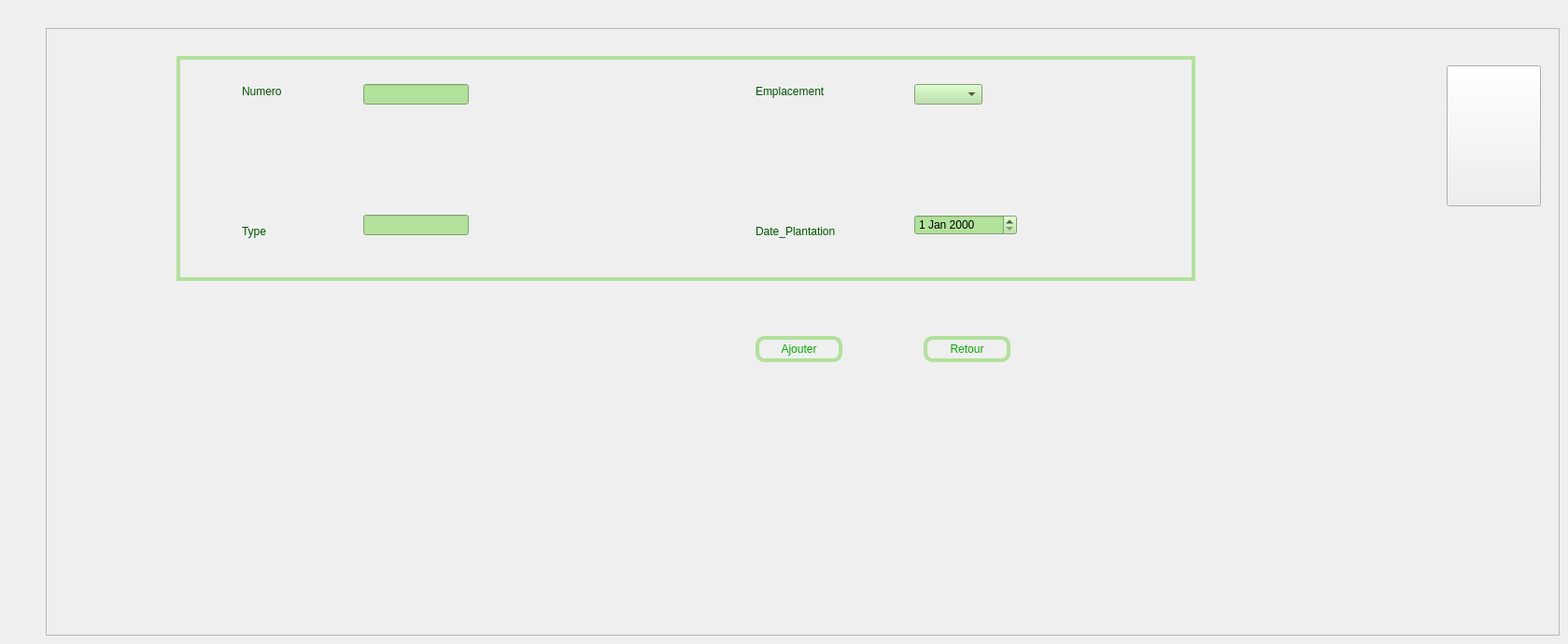
    <widget class="QWidget" name="page_14">
     <widget class="QFrame" name="frame_plante_1">
      <property name="geometry">
       <rect>
        <x>49</x>
        <y>30</y>
        <width>1621</width>
        <height>651</height>
       </rect>
      </property>
      <property name="frameShape">
       <enum>QFrame::StyledPanel</enum>
      </property>
      <property name="frameShadow">
       <enum>QFrame::Raised</enum>
      </property>
      <widget class="QLabel" name="label_15">
       <property name="geometry">
        <rect>
         <x>210</x>
         <y>60</y>
         <width>81</width>
         <height>16</height>
        </rect>
       </property>
       <property name="styleSheet">
        <string notr="true">font:10pt&quot;Centaur&quot;;
color:rgb(0,85,0);</string>
       </property>
       <property name="text">
        <string>Numero</string>
       </property>
      </widget>
      <widget class="QLabel" name="label_17">
       <property name="geometry">
        <rect>
         <x>210</x>
         <y>210</y>
         <width>56</width>
         <height>16</height>
        </rect>
       </property>
       <property name="styleSheet">
        <string notr="true">font:10pt&quot;Centaur&quot;;
color:rgb(0,85,0);</string>
       </property>
       <property name="text">
        <string>Type</string>
       </property>
      </widget>
      <widget class="QLabel" name="label_18">
       <property name="geometry">
        <rect>
         <x>760</x>
         <y>60</y>
         <width>101</width>
         <height>16</height>
        </rect>
       </property>
       <property name="styleSheet">
        <string notr="true">font:10pt&quot;Centaur&quot;;
color:rgb(0,85,0);</string>
       </property>
       <property name="text">
        <string>Emplacement</string>
       </property>
      </widget>
      <widget class="QLabel" name="label_19">
       <property name="geometry">
        <rect>
         <x>760</x>
         <y>210</y>
         <width>131</width>
         <height>16</height>
        </rect>
       </property>
       <property name="styleSheet">
        <string notr="true">font:10pt&quot;Centaur&quot;;
color:rgb(0,85,0);</string>
       </property>
       <property name="text">
        <string>Date_Plantation</string>
       </property>
      </widget>
      <widget class="QLineEdit" name="le_Type_plante">
       <property name="geometry">
        <rect>
         <x>340</x>
         <y>200</y>
         <width>113</width>
         <height>22</height>
        </rect>
       </property>
       <property name="styleSheet">
        <string notr="true">background-color:rgb(178,225,155);</string>
       </property>
      </widget>
      <widget class="QComboBox" name="le_Emplacement_plante">
       <property name="geometry">
        <rect>
         <x>930</x>
         <y>60</y>
         <width>73</width>
         <height>22</height>
        </rect>
       </property>
       <property name="styleSheet">
        <string notr="true">background-color:rgb(178,225,155);</string>
       </property>
      </widget>
      <widget class="QPushButton" name="pb_ajouter_plante">
       <property name="geometry">
        <rect>
         <x>760</x>
         <y>330</y>
         <width>93</width>
         <height>28</height>
        </rect>
       </property>
       <property name="styleSheet">
        <string notr="true">font:10pt&quot;Centaur&quot;;
color:rgb(0,170,0);
border-radius:10px;
border:4px solid rgb(178,225,155);</string>
       </property>
       <property name="text">
        <string>Ajouter</string>
       </property>
      </widget>
      <widget class="QPushButton" name="pb_retour_plante">
       <property name="geometry">
        <rect>
         <x>940</x>
         <y>330</y>
         <width>93</width>
         <height>28</height>
        </rect>
       </property>
       <property name="styleSheet">
        <string notr="true">font:10pt&quot;Centaur&quot;;
color:rgb(0,170,0);
border-radius:10px;
border:4px solid rgb(178,225,155);</string>
       </property>
       <property name="text">
        <string>Retour</string>
       </property>
      </widget>
      <widget class="QLineEdit" name="ali">
       <property name="geometry">
        <rect>
         <x>340</x>
         <y>60</y>
         <width>113</width>
         <height>22</height>
        </rect>
       </property>
       <property name="styleSheet">
        <string notr="true">background-color:rgb(178,225,155);</string>
       </property>
      </widget>
      <widget class="QDateEdit" name="le_Date_plante">
       <property name="geometry">
        <rect>
         <x>930</x>
         <y>200</y>
         <width>110</width>
         <height>22</height>
        </rect>
       </property>
       <property name="styleSheet">
        <string notr="true">background-color:rgb(178,225,155);</string>
       </property>
      </widget>
      <widget class="QPushButton" name="pushButton_18">
       <property name="geometry">
        <rect>
         <x>1500</x>
         <y>40</y>
         <width>101</width>
         <height>151</height>
        </rect>
       </property>
       <property name="styleSheet">
        <string notr="true">image: url(:/logo ....png);
border-image: url(:/logo ....png);</string>
       </property>
       <property name="text">
        <string/>
       </property>
      </widget>
      <widget class="QFrame" name="frame_5">
       <property name="geometry">
        <rect>
         <x>140</x>
         <y>30</y>
         <width>1091</width>
         <height>241</height>
        </rect>
       </property>
       <property name="styleSheet">
        <string notr="true">border:4px solid rgb(178,225,155);</string>
       </property>
       <property name="frameShape">
        <enum>QFrame::StyledPanel</enum>
       </property>
       <property name="frameShadow">
        <enum>QFrame::Raised</enum>
       </property>
      </widget>
      <zorder>frame_5</zorder>
      <zorder>label_15</zorder>
      <zorder>label_17</zorder>
      <zorder>label_18</zorder>
      <zorder>label_19</zorder>
      <zorder>le_Type_plante</zorder>
      <zorder>le_Emplacement_plante</zorder>
      <zorder>pb_ajouter_plante</zorder>
      <zorder>pb_retour_plante</zorder>
      <zorder>ali</zorder>
      <zorder>le_Date_plante</zorder>
      <zorder>pushButton_18</zorder>
     </widget>
    </widget>
